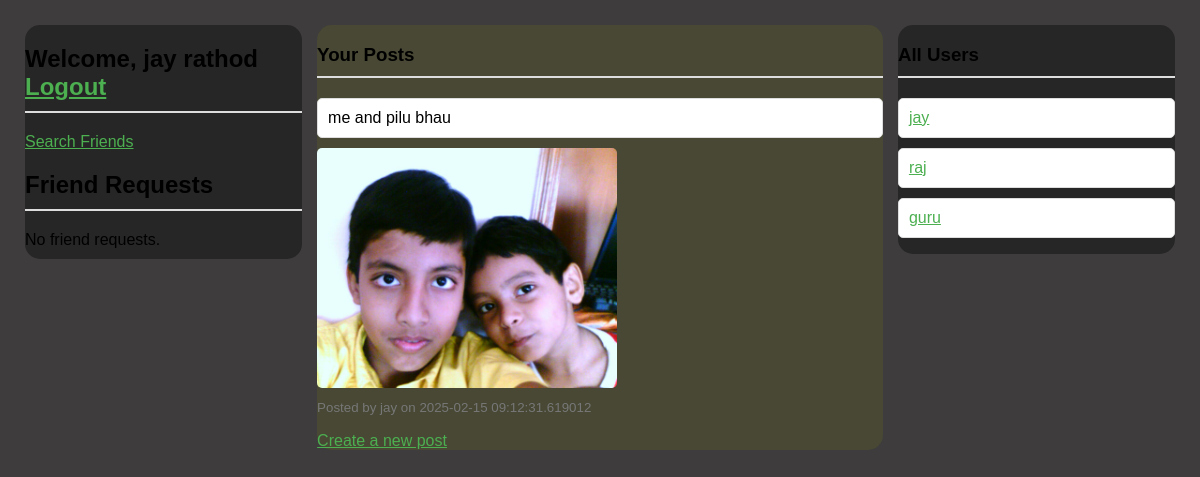
Screenshot of / (signed in) with the database file from the repository.
### app.py (models this page shows, shortened)
class User(db.Model):
    id = db.Column(db.Integer, primary_key=True)
    email = db.Column(db.String(120), unique=True, nullable=False)
    username = db.Column(db.String(80), unique=True, nullable=False)
    first_name = db.Column(db.String(50), nullable=False)
    last_name = db.Column(db.String(50), nullable=False)
    date_of_birth = db.Column(db.Date, nullable=False)
    password = db.Column(db.String(200), nullable=False)
    photo = db.Column(db.String(200), nullable=True)  # Store photo filename or path
    posts = db.relationship('Post', backref='author', lazy=True)
    comments = db.relationship('Comment', backref='user', lazy=True)

class Post(db.Model):
    id = db.Column(db.Integer, primary_key=True)
    content = db.Column(db.Text, nullable=False)
    timestamp = db.Column(db.DateTime, default=datetime.datetime.utcnow)
    user_id = db.Column(db.Integer, db.ForeignKey('user.id'), nullable=False)
    image = db.Column(db.String(200), nullable=True)  # New field for post images
    comments = db.relationship('Comment', backref='post', lazy=True)

### app.py (the view)
@app.route('/')
def home():
    token = request.cookies.get('token')
    if not token:
        return redirect(url_for('login'))
    try:
        decoded_token = jwt.decode(token, app.config['SECRET_KEY'], algorithms=["HS256"])
        username = decoded_token['user']
        user = User.query.filter_by(username=username).first()
        posts = Post.query.filter_by(user_id=user.id).all()
        users = User.query.all()  # sab users data fetch karta ye
        return render_template('home.html', user=user, posts=posts, users=users)
    except jwt.ExpiredSignatureError:
        return redirect(url_for('login'))
    except jwt.InvalidTokenError:
        return redirect(url_for('login'))

### app.py (called while the page is built)
@app.context_processor
def inject_user():
    return {'current_user': g.current_user}

@app.before_request
def load_current_user():
    token = request.cookies.get('token')
    if token:
        try:
            decoded_token = jwt.decode(token, app.config['SECRET_KEY'], algorithms=["HS256"])
            g.current_user = User.query.filter_by(username=decoded_token['user']).first()
        except (jwt.ExpiredSignatureError, jwt.InvalidTokenError):
            g.current_user = None
    else:
        g.current_user = None

### templates/home.html (shortened to what this page needs)
<!DOCTYPE html>
<html>
<head>
    <link rel="stylesheet" href="{{ url_for('static', filename='styles-home.css') }}">
</head>
<body>
    <div1 id="leftbox">
    <h2>Welcome, {{ user.first_name }} {{ user.last_name }} <a href="{{ url_for('logout') }}">Logout</a></h2>
    <nav>
        <a href="{{ url_for('search') }}">Search Friends</a>
    </nav>
    <h2>Friend Requests</h2>
        {% if current_user and current_user.received_requests %}
            {% for request in current_user.received_requests %}
                {% if request.status == "pending" %}
                    <p>{{ request.sender.username }} sent you a friend request.</p>
                    <form action="{{ url_for('accept_request', request_id=request.id) }}" method="post">
                        <button type="submit">Accept</button>
                    </form>
                {% endif %}
            {% endfor %}
        {% else %}
            <p>No friend requests.</p>
        {% endif %}
    </div1>
    <div2 id="middlebox">
    <h3>Your Posts</h3>
    <ul>
        {% for post in posts %}
            <li>{{ post.content }}</li>
            {% if post.image %}
            <img src="{{ url_for('static', filename='uploads/' + post.image) }}" alt="Post Image" width="300">
        {% endif %}
        <p><small>Posted by {{ post.author.username }} on {{ post.timestamp }}</small></p>
        {% endfor %}
    </ul>
    <a href="{{ url_for('create_post') }}">Create a new post</a>
    </div2>
    <div3 id="rightbox">
    <h3>All Users</h3>
    <ul>
        {% for u in users %}
            <li><a href="{{ url_for('profile', username=u.username) }}">{{ u.username }}</a></li>
        {% endfor %}
    </ul>
    </div3>
</body>
</html>

### static/styles-home.css (style rules this page uses)
body { font-family: Arial, sans-serif; background-color: #3e3c3c; color: #000000; justify-content: center; margin: 0; padding: 20px; display: flex; flex-direction: row; }
h2, h3 { color: #000000; border-bottom: 2px solid #ddd; padding-bottom: 10px; margin-bottom: 20px; }
a { color: #4CAF50; text-decoration: underline; }
p { margin: 10px 0; }
ul { list-style-type: none; padding: 0; }
li { margin: 10px 0; padding: 10px; background-color: #fff; border: 1px solid #ddd; border-radius: 5px; }
small { color: #777; }
img { display: block; margin-top: 10px; max-width: 100%; height: auto; border-radius: 5px; }

### templates/home.html (style rules this page uses)
#leftbox { float: left; background: rgb(39, 38, 38); width: 24%; height: fit-content; border-radius: 15px; margin: 5px; }
#middlebox { float: left; background: rgb(72, 72, 53); width: 49%; height: fit-content; border-radius: 15px; margin-top: 5px; margin-right: 10px; margin-bottom: 10px; margin-left: 10px; }
#rightbox { float: right; background: rgb(39, 38, 38); width: 24%; height: fit-content; border-radius: 15px; margin: 5px; }

### rows the page displays
User: first_name "jay", last_name "rathod", username "jay"
Post: content "me and pilu bhau", image (picture), author.username "jay", timestamp "2025-02-15 09:12:31.619012"
User: username "raj"
User: username "guru"
